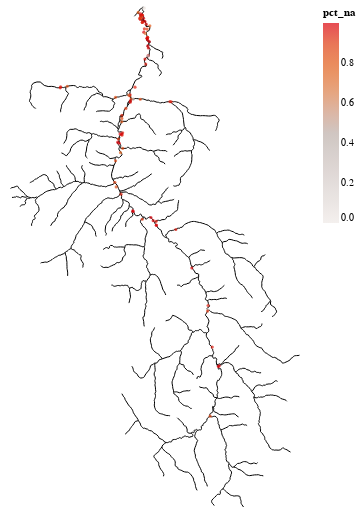

Here is the notebook cell this chart was saved with:
### Code cell
#Color map of missing data
streams_chart = alt.Chart(elwha_streams).mark_geoshape(
    stroke = 'black', fill = 'none'
).project(
    type='mercator'
)

sites_chart = alt.Chart(site_names).mark_circle().encode(
    longitude='LONG:Q',
    latitude='LAT:Q',
    color = alt.Color('pct_na:Q').scale(scheme="lightgreyred"),
    size=alt.value(10),
).transform_lookup(
    lookup='Temp_Alias',
    from_=alt.LookupData(pct_na, 'Site', ["pct_na"])
).project(
    "mercator"
).properties(
    width = 300,
    height= 500
)

alt.layer(streams_chart, sites_chart)

### Figure 1 — Vega-Lite specification as saved in the notebook (floating-point values rounded to 4 significant figures; data arrays with more than 128 entries replaced by an {"elided": "..."} marker saying what was removed)
{"config": {"view": {"continuousWidth": 300, "continuousHeight": 300}}, "layer": [{"data": {"name": "data-ff0229295f6624896aa3c32843283560"}, "mark": {"type": "geoshape", "fill": "none", "stroke": "black"}, "projection": {"type": "mercator"}}, {"data": {"name": "data-a87951fbda3bcdf514fcff873a0d33b4"}, "mark": {"type": "circle"}, "encoding": {"color": {"field": "pct_na", "scale": {"scheme": "lightgreyred"}, "type": "quantitative"}, "latitude": {"field": "LAT", "type": "quantitative"}, "longitude": {"field": "LONG", "type": "quantitative"}, "size": {"value": 10}}, "projection": {"type": "mercator"}, "transform": [{"lookup": "Temp_Alias", "from": {"data": {"name": "data-5a3ea112d58c6cce270000fb4943f9e9"}, "key": "Site", "fields": ["pct_na"]}}]}], "height": 500, "width": 300, "$schema": "https://vega.github.io/schema/vega-lite/v5.8.0.json", "datasets": {"data-ff0229295f6624896aa3c32843283560": {"elided": "291 records"}, "data-a87951fbda3bcdf514fcff873a0d33b4": [{"SITE_NO": 91, "Temp_Alias": "ES01", "FOODWEB_SITE_ID": null, "Monitoring": "X", "LAT": 48.15, "LONG": -123.6, "RKM": 0.0, "ELEVATION": null, "DRAIN_AREA": null, "SECTION": "Estuary", "HABITAT": null, "AUX_BANK": null, "AUX_RKM": null, "NAME": "NDE1", "NOTES": null, "ALT_NAME": null}, {"SITE_NO": 92, "Temp_Alias": "ES02", "FOODWEB_SITE_ID": null, "Monitoring": "X", "LAT": 48.15, "LONG": -123.6, "RKM": 0.0, "ELEVATION": null, "DRAIN_AREA": null, "SECTION": "Estuary", "HABITAT": null, "AUX_BANK": null, "AUX_RKM": null, "NAME": "NDE2", "NOTES": null, "ALT_NAME": null}, {"SITE_NO": 93, "Temp_Alias": "ES03", "FOODWEB_SITE_ID": null, "Monitoring": "X", "LAT": 48.15, "LONG": -123.6, "RKM": 0.0, "ELEVATION": null, "DRAIN_AREA": null, "SECTION": "Estuary", "HABITAT": null, "AUX_BANK": null, "AUX_RKM": null, "NAME": "WESC", "NOTES": null, "ALT_NAME": null}, {"SITE_NO": 90, "Temp_Alias": "MS00", "FOODWEB_SITE_ID": "ELMSEJ", "Monitoring": "X", "LAT": 48.12, "LONG": -123.6, "RKM": 0.0, "ELEVATION": null, "DRAIN_AREA": null, "SECTION": "Lower River", "HABITAT": "MS", "AUX_BANK": null, "AUX_RKM": null, "NAME": "MS @ ELJ", "NOTES": null, "ALT_NAME": null}, {"SITE_NO": 81, "Temp_Alias": "MS01", "FOODWEB_SITE_ID": "ELMSNM", "Monitoring": "X", "LAT": 48.14, "LONG": -123.6, "RKM": 0.48, "ELEVATION": 1.24, "DRAIN_AREA": 835.2, "SECTION": "Lower River", "HABITAT": "MS", "AUX_BANK": null, "AUX_RKM": null, "NAME": "Mouth", "NOTES": "Daily only", "ALT_NAME": "End of Lower Hatchery Road"}, {"SITE_NO": 62, "Temp_Alias": "FP01", "FOODWEB_SITE_ID": "ELSC08", "Monitoring": "X", "LAT": 48.14, "LONG": -123.6, "RKM": 0.5, "ELEVATION": 1.24, "DRAIN_AREA": 835.2, "SECTION": "Lower River", "HABITAT": "SC", "AUX_BANK": "Right", "AUX_RKM": 0.1, "NAME": "SC 8", "NOTES": null, "ALT_NAME": null}, {"SITE_NO": 27, "Temp_Alias": "MS02", "FOODWEB_SITE_ID": "ELMSNM", "Monitoring": null, "LAT": 48.14, "LONG": -123.6, "RKM": 0.6, "ELEVATION": 1.24, "DRAIN_AREA": 835.2, "SECTION": "Lower River", "HABITAT": "MS", "AUX_BANK": null, "AUX_RKM": null, "NAME": "Habitat unit 61", "NOTES": null, "ALT_NAME": null}, {"SITE_NO": 59, "Temp_Alias": "FP02", "FOODWEB_SITE_ID": "ELSC07", "Monitoring": null, "LAT": 48.14, "LONG": -123.6, "RKM": 0.6, "ELEVATION": 0.25, "DRAIN_AREA": 835.2, "SECTION": "Lower River", "HABITAT": "SC", "AUX_BANK": null, "AUX_RKM": null, "NAME": "SC 7", "NOTES": null, "ALT_NAME": "ELSC6, ELSC8"}, {"SITE_NO": 60, "Temp_Alias": "FP03", "FOODWEB_SITE_ID": "ELSC07", "Monitoring": null, "LAT": 48.14, "LONG": -123.6, "RKM": 0.8, "ELEVATION": 1.24, "DRAIN_AREA": 835.2, "SECTION": "Lower River", "HABITAT": "SC", "AUX_BANK": "Right", "AUX_RKM": 0.1, "NAME": "SC 7 Bottom", "NOTES": null, "ALT_NAME": null}, {"SITE_NO": 63, "Temp_Alias": "FP04", "FOODWEB_SITE_ID": "ELSC08", "Monitoring": null, "LAT": 48.14, "LONG": -123.6, "RKM": 0.8, "ELEVATION": 1.24, "DRAIN_AREA": 835.2, "SECTION": "Lower River", "HABITAT": "SC", "AUX_BANK": null, "AUX_RKM": null, "NAME": "SC 8 Bottom", "NOTES": null, "ALT_NAME": null}, {"SITE_NO": 16, "Temp_Alias": "MS03", "FOODWEB_SITE_ID": "ELMSNM", "Monitoring": null, "LAT": 48.14, "LONG": -123.6, "RKM": 1.0, "ELEVATION": 1.24, "DRAIN_AREA": 835.2, "SECTION": "Lower River", "HABITAT": "MS", "AUX_BANK": null, "AUX_RKM": null, "NAME": "Channel below Jetty", "NOTES": null, "ALT_NAME": null}, {"SITE_NO": 13, "Temp_Alias": "FP05", "FOODWEB_SITE_ID": "ELSCBC", "Monitoring": null, "LAT": 48.14, "LONG": -123.6, "RKM": 1.2, "ELEVATION": 0.25, "DRAIN_AREA": 835.2, "SECTION": "Lower River", "HABITAT": "SC", "AUX_BANK": null, "AUX_RKM": null, "NAME": "Boston Charlie", "NOTES": null, "ALT_NAME": null}, {"SITE_NO": 57, "Temp_Alias": "FP06", "FOODWEB_SITE_ID": "ELSC06", "Monitoring": null, "LAT": 48.14, "LONG": -123.6, "RKM": 1.2, "ELEVATION": 0.25, "DRAIN_AREA": 835.2, "SECTION": "Lower River", "HABITAT": "SC", "AUX_BANK": null, "AUX_RKM": null, "NAME": "SC 6 Bottom", "NOTES": null, "ALT_NAME": null}, {"SITE_NO": 12, "Temp_Alias": "MS04", "FOODWEB_SITE_ID": "ELMSNM", "Monitoring": null, "LAT": 48.14, "LONG": -123.6, "RKM": 1.28, "ELEVATION": 0.25, "DRAIN_AREA": 835.2, "SECTION": "Lower River", "HABITAT": "MS", "AUX_BANK": null, "AUX_RKM": null, "NAME": "Bluffs", "NOTES": null, "ALT_NAME": "Top of Bluffs"}, {"SITE_NO": 64, "Temp_Alias": "FP07", "FOODWEB_SITE_ID": "ELSC08", "Monitoring": null, "LAT": 48.14, "LONG": -123.6, "RKM": 1.3, "ELEVATION": 0.25, "DRAIN_AREA": 835.2, "SECTION": "Lower River", "HABITAT": "SC", "AUX_BANK": "Right", "AUX_RKM": 0.4, "NAME": "SC 8 Top", "NOTES": null, "ALT_NAME": null}, {"SITE_NO": 55, "Temp_Alias": "FP08", "FOODWEB_SITE_ID": "ELSCBC", "Monitoring": null, "LAT": 48.14, "LONG": -123.6, "RKM": 1.4, "ELEVATION": 0.25, "DRAIN_AREA": 835.2, "SECTION": "Lower River", "HABITAT": "SC", "AUX_BANK": "Left", "AUX_RKM": 0.0, "NAME": "SC 4 Bottom", "NOTES": null, "ALT_NAME": null}, {"SITE_NO": 6, "Temp_Alias": "MS05", "FOODWEB_SITE_ID": null, "Monitoring": null, "LAT": 48.13, "LONG": -123.6, "RKM": 1.6, "ELEVATION": -0.24, "DRAIN_AREA": 830.4, "SECTION": "Lower River", "HABITAT": "MS", "AUX_BANK": null, "AUX_RKM": null, "NAME": "Bachelors Meander", "NOTES": null, "ALT_NAME": null}, {"SITE_NO": 10, "Temp_Alias": "MS06", "FOODWEB_SITE_ID": null, "Monitoring": null, "LAT": 48.14, "LONG": -123.6, "RKM": 1.6, "ELEVATION": 0.25, "DRAIN_AREA": 835.2, "SECTION": "Lower River", "HABITAT": "MS", "AUX_BANK": null, "AUX_RKM": null, "NAME": "Below LEKT Hatchery Infiltration Gallery", "NOTES": null, "ALT_NAME": null}, {"SITE_NO": 26, "Temp_Alias": "MS07", "FOODWEB_SITE_ID": null, "Monitoring": null, "LAT": 48.13, "LONG": -123.6, "RKM": 1.6, "ELEVATION": -0.24, "DRAIN_AREA": 830.4, "SECTION": "Lower River", "HABITAT": "MS", "AUX_BANK": null, "AUX_RKM": null, "NAME": "Habitat unit 46", "NOTES": null, "ALT_NAME": null}, {"SITE_NO": 32, "Temp_Alias": "FP09", "FOODWEB_SITE_ID": "ELSCEC", "Monitoring": null, "LAT": 48.14, "LONG": -123.6, "RKM": 1.76, "ELEVATION": 0.25, "DRAIN_AREA": 835.2, "SECTION": "Lower River", "HABITAT": "SC", "AUX_BANK": null, "AUX_RKM": null, "NAME": "Hunt Road Channel", "NOTES": null, "ALT_NAME": "Electricians channel"}, {"SITE_NO": 44, "Temp_Alias": "MS08", "FOODWEB_SITE_ID": null, "Monitoring": null, "LAT": 48.14, "LONG": -123.6, "RKM": 1.76, "ELEVATION": 0.25, "DRAIN_AREA": 835.2, "SECTION": "Lower River", "HABITAT": "MS", "AUX_BANK": null, "AUX_RKM": null, "NAME": "Lower Hunts Rd", "NOTES": null, "ALT_NAME": null}, {"SITE_NO": 58, "Temp_Alias": "FP10", "FOODWEB_SITE_ID": "ELSC06", "Monitoring": null, "LAT": 48.14, "LONG": -123.6, "RKM": 2.08, "ELEVATION": 0.25, "DRAIN_AREA": 835.2, "SECTION": "Lower River", "HABITAT": "SC", "AUX_BANK": "Right", "AUX_RKM": 0.3, "NAME": "SC 6 Top", "NOTES": null, "ALT_NAME": "SC6Top"}, {"SITE_NO": 56, "Temp_Alias": "FP11", "FOODWEB_SITE_ID": "ELSC05", "Monitoring": null, "LAT": 48.13, "LONG": -123.6, "RKM": 2.5, "ELEVATION": 2.31, "DRAIN_AREA": 830.4, "SECTION": "Lower River", "HABITAT": "SC", "AUX_BANK": "Right", "AUX_RKM": 0.1, "NAME": "SC 5", "NOTES": null, "ALT_NAME": null}, {"SITE_NO": 68, "Temp_Alias": "MS09", "FOODWEB_SITE_ID": "ELMSHR", "Monitoring": "X", "LAT": 48.13, "LONG": -123.6, "RKM": 2.5, "ELEVATION": -0.24, "DRAIN_AREA": 830.4, "SECTION": "Lower River", "HABITAT": "MS", "AUX_BANK": null, "AUX_RKM": null, "NAME": "Upper Hunts Road", "NOTES": null, "ALT_NAME": "Upper Hunt's Road"}, {"SITE_NO": 3, "Temp_Alias": "MS10", "FOODWEB_SITE_ID": "EMMSEJ", "Monitoring": null, "LAT": 48.13, "LONG": -123.6, "RKM": 3.0, "ELEVATION": 2.31, "DRAIN_AREA": 830.4, "SECTION": "Lower River", "HABITAT": "MS", "AUX_BANK": null, "AUX_RKM": null, "NAME": "Above old mainstem & Hunts Rd", "NOTES": null, "ALT_NAME": null}, {"SITE_NO": 66, "Temp_Alias": "MS11", "FOODWEB_SITE_ID": "EMMSEJ", "Monitoring": null, "LAT": 48.13, "LONG": -123.6, "RKM": 3.2, "ELEVATION": 2.31, "DRAIN_AREA": 830.4, "SECTION": "Lower River", "HABITAT": "MS", "AUX_BANK": null, "AUX_RKM": null, "NAME": "Spruce Hole", "NOTES": null, "ALT_NAME": "Habitat unit 28"}, {"SITE_NO": 17, "Temp_Alias": "FP12", "FOODWEB_SITE_ID": "ELSC01", "Monitoring": null, "LAT": 48.12, "LONG": -123.6, "RKM": 3.84, "ELEVATION": 10.28, "DRAIN_AREA": 826.9, "SECTION": "Lower River", "HABITAT": "SC", "AUX_BANK": "Left", "AUX_RKM": 0.0, "NAME": "SC1 Bottom", "NOTES": null, "ALT_NAME": null}, {"SITE_NO": 25, "Temp_Alias": "MS12", "FOODWEB_SITE_ID": "EMMSFH", "Monitoring": null, "LAT": 48.12, "LONG": -123.6, "RKM": 3.9, "ELEVATION": 10.28, "DRAIN_AREA": 826.9, "SECTION": "Lower River", "HABITAT": "MS", "AUX_BANK": null, "AUX_RKM": null, "NAME": "Habitat unit 13", "NOTES": null, "ALT_NAME": null}, {"SITE_NO": 50, "Temp_Alias": "FP13", "FOODWEB_SITE_ID": "ELSC01", "Monitoring": null, "LAT": 48.12, "LONG": -123.6, "RKM": 4.0, "ELEVATION": 10.28, "DRAIN_AREA": 826.9, "SECTION": "Lower River", "HABITAT": "SC", "AUX_BANK": null, "AUX_RKM": null, "NAME": "SC 1", "NOTES": null, "ALT_NAME": null}, {"SITE_NO": 54, "Temp_Alias": "FP14", "FOODWEB_SITE_ID": "ELSC03", "Monitoring": "X", "LAT": 48.12, "LONG": -123.6, "RKM": 4.0, "ELEVATION": 10.28, "DRAIN_AREA": 826.9, "SECTION": "Lower River", "HABITAT": "SC", "AUX_BANK": null, "AUX_RKM": null, "NAME": "SC 3", "NOTES": null, "ALT_NAME": null}, {"SITE_NO": 65, "Temp_Alias": "MS13", "FOODWEB_SITE_ID": "EMMSFH", "Monitoring": null, "LAT": 48.12, "LONG": -123.6, "RKM": 4.32, "ELEVATION": 10.28, "DRAIN_AREA": 826.9, "SECTION": "Lower River", "HABITAT": "MS", "AUX_BANK": null, "AUX_RKM": null, "NAME": "Sissons", "NOTES": null, "ALT_NAME": null}, {"SITE_NO": 11, "Temp_Alias": "MS14", "FOODWEB_SITE_ID": "EMMSFH", "Monitoring": null, "LAT": 48.12, "LONG": -123.6, "RKM": 4.5, "ELEVATION": 10.28, "DRAIN_AREA": 826.9, "SECTION": "Lower River", "HABITAT": "MS", "AUX_BANK": null, "AUX_RKM": null, "NAME": "Below WDFW Hatchery Outfall", "NOTES": null, "ALT_NAME": null}, {"SITE_NO": 8, "Temp_Alias": "MS15", "FOODWEB_SITE_ID": "EMMSFW", "Monitoring": null, "LAT": 48.11, "LONG": -123.6, "RKM": 5.0, "ELEVATION": 17.89, "DRAIN_AREA": 823.8, "SECTION": "Lower River", "HABITAT": "MS", "AUX_BANK": null, "AUX_RKM": null, "NAME": "Below Elwha River Road Bridge", "NOTES": null, "ALT_NAME": null}, {"SITE_NO": 4, "Temp_Alias": "MS16", "FOODWEB_SITE_ID": "EMMSFW", "Monitoring": null, "LAT": 48.11, "LONG": -123.6, "RKM": 5.12, "ELEVATION": 17.89, "DRAIN_AREA": 823.8, "SECTION": "Lower River", "HABITAT": "MS", "AUX_BANK": null, "AUX_RKM": null, "NAME": "Above water diversion", "NOTES": null, "ALT_NAME": "Diversion, Above Industrial Water Diversion"}, {"SITE_NO": 61, "Temp_Alias": "FP15", "FOODWEB_SITE_ID": "ELSC71", "Monitoring": "X", "LAT": 48.1, "LONG": -123.6, "RKM": 5.9, "ELEVATION": 22.02, "DRAIN_AREA": 823.8, "SECTION": "Lower River", "HABITAT": "SC", "AUX_BANK": "Left", "AUX_RKM": 0.1, "NAME": "SC 71", "NOTES": null, "ALT_NAME": null}, {"SITE_NO": 87, "Temp_Alias": "MS16-5", "FOODWEB_SITE_ID": "ELMSFW", "Monitoring": null, "LAT": 48.1, "LONG": -123.6, "RKM": 6.0, "ELEVATION": 24.99, "DRAIN_AREA": 818.6, "SECTION": "Lower River", "HABITAT": "MS", "AUX_BANK": null, "AUX_RKM": null, "NAME": "Elwha at Fish Weir", "NOTES": null, "ALT_NAME": null}, {"SITE_NO": 1, "Temp_Alias": "MS17", "FOODWEB_SITE_ID": null, "Monitoring": null, "LAT": 48.1, "LONG": -123.6, "RKM": 6.7, "ELEVATION": 26.59, "DRAIN_AREA": 818.6, "SECTION": "Lower River", "HABITAT": "MS", "AUX_BANK": null, "AUX_RKM": null, "NAME": "112 Bridge", "NOTES": null, "ALT_NAME": null}, {"SITE_NO": 7, "Temp_Alias": "MS18", "FOODWEB_SITE_ID": null, "Monitoring": null, "LAT": 48.1, "LONG": -123.6, "RKM": 8.0, "ELEVATION": 26.59, "DRAIN_AREA": 818.6, "SECTION": "Lower River", "HABITAT": "MS", "AUX_BANK": null, "AUX_RKM": null, "NAME": "Below Elwha Dam", "NOTES": null, "ALT_NAME": null}, {"SITE_NO": 21, "Temp_Alias": "MS19", "FOODWEB_SITE_ID": "EMMSLA1", "Monitoring": null, "LAT": 48.07, "LONG": -123.6, "RKM": 8.0, "ELEVATION": 65.98, "DRAIN_AREA": 757.2, "SECTION": "Lower River", "HABITAT": "MS", "AUX_BANK": null, "AUX_RKM": null, "NAME": "Aldwell 2", "NOTES": null, "ALT_NAME": "Former Aldwell reservoir"}, {"SITE_NO": 38, "Temp_Alias": "FP16", "FOODWEB_SITE_ID": "EMMSLA2", "Monitoring": "X", "LAT": 48.07, "LONG": -123.6, "RKM": 10.3, "ELEVATION": 62.64, "DRAIN_AREA": 816.6, "SECTION": "Middle River", "HABITAT": "SC", "AUX_BANK": "Right", "AUX_RKM": 0.1, "NAME": "Lake Aldwell - east side", "NOTES": null, "ALT_NAME": null}, {"SITE_NO": 34, "Temp_Alias": "IC12", "FOODWEB_SITE_ID": "EMTRIC12", "Monitoring": null, "LAT": 48.07, "LONG": -123.7, "RKM": 11.0, "ELEVATION": 161.8, "DRAIN_AREA": 22.93, "SECTION": "Middle River", "HABITAT": "TR", "AUX_BANK": null, "AUX_RKM": 8.8, "NAME": "Indian Creek 12", "NOTES": null, "ALT_NAME": null}, {"SITE_NO": 35, "Temp_Alias": "IC19", "FOODWEB_SITE_ID": "EMTRIC19", "Monitoring": "X", "LAT": 48.06, "LONG": -123.6, "RKM": 11.0, "ELEVATION": 90.87, "DRAIN_AREA": 49.66, "SECTION": "Middle River", "HABITAT": "TR", "AUX_BANK": "Left", "AUX_RKM": 1.9, "NAME": "Indian Creek 19", "NOTES": null, "ALT_NAME": "Indian Creek Middle"}, {"SITE_NO": 36, "Temp_Alias": "IC02", "FOODWEB_SITE_ID": "EMTRIC1", "Monitoring": null, "LAT": 48.07, "LONG": -123.6, "RKM": 11.0, "ELEVATION": 67.1, "DRAIN_AREA": 52.08, "SECTION": "Middle River", "HABITAT": "TR", "AUX_BANK": "Left", "AUX_RKM": 0.3, "NAME": "Indian Creek 2", "NOTES": null, "ALT_NAME": "IndianLower, IC_DOE"}, {"SITE_NO": 37, "Temp_Alias": "IC09", "FOODWEB_SITE_ID": "EMTRICBP", "Monitoring": "X", "LAT": 48.08, "LONG": -123.7, "RKM": 11.0, "ELEVATION": 135.8, "DRAIN_AREA": 40.64, "SECTION": "Middle River", "HABITAT": "TR", "AUX_BANK": "Left", "AUX_RKM": 7.9, "NAME": "Indian Creek 9", "NOTES": null, "ALT_NAME": "IndianUpper"}, {"SITE_NO": 85, "Temp_Alias": "IC01", "FOODWEB_SITE_ID": "EMTRIC1", "Monitoring": "X", "LAT": 48.07, "LONG": -123.6, "RKM": 11.0, "ELEVATION": 67.1, "DRAIN_AREA": 52.08, "SECTION": "Middle River", "HABITAT": "TR", "AUX_BANK": null, "AUX_RKM": 0.25, "NAME": "Indian Creek 1", "NOTES": null, "ALT_NAME": "IC1"}, {"SITE_NO": 86, "Temp_Alias": "IC11", "FOODWEB_SITE_ID": "EMTRIC11", "Monitoring": null, "LAT": 48.07, "LONG": -123.7, "RKM": 11.0, "ELEVATION": 161.8, "DRAIN_AREA": 22.93, "SECTION": "Middle River", "HABITAT": "TR", "AUX_BANK": "Left", "AUX_RKM": 8.5, "NAME": "Indian Creek 11", "NOTES": null, "ALT_NAME": null}, {"SITE_NO": 2, "Temp_Alias": "MS20", "FOODWEB_SITE_ID": "EMMSHW", "Monitoring": null, "LAT": 48.06, "LONG": -123.6, "RKM": 11.04, "ELEVATION": 65.96, "DRAIN_AREA": 757.0, "SECTION": "Middle River", "HABITAT": "MS", "AUX_BANK": null, "AUX_RKM": null, "NAME": "Above confluence with Little River", "NOTES": null, "ALT_NAME": null}, {"SITE_NO": 39, "Temp_Alias": "LR11", "FOODWEB_SITE_ID": "EMTRLR11", "Monitoring": null, "LAT": 48.06, "LONG": -123.6, "RKM": 12.0, "ELEVATION": 83.28, "DRAIN_AREA": 59.61, "SECTION": "Middle River", "HABITAT": "TR", "AUX_BANK": "Right", "AUX_RKM": 1.1, "NAME": "Little River 11", "NOTES": null, "ALT_NAME": "Little River Middle"}, {"SITE_NO": 40, "Temp_Alias": "LR14", "FOODWEB_SITE_ID": "EMTRLR14", "Monitoring": null, "LAT": 48.06, "LONG": -123.5, "RKM": 12.0, "ELEVATION": 184.8, "DRAIN_AREA": 59.61, "SECTION": "Middle River", "HABITAT": "TR", "AUX_BANK": "Right", "AUX_RKM": 1.4, "NAME": "Little River 14", "NOTES": null, "ALT_NAME": null}, {"SITE_NO": 41, "Temp_Alias": "LR02", "FOODWEB_SITE_ID": "EMTRLLR", "Monitoring": "X", "LAT": 48.06, "LONG": -123.6, "RKM": 12.0, "ELEVATION": 184.8, "DRAIN_AREA": 59.61, "SECTION": "Middle River", "HABITAT": "TR", "AUX_BANK": null, "AUX_RKM": 0.2, "NAME": "Little River 2", "NOTES": null, "ALT_NAME": "LR_DOE"}, {"SITE_NO": 42, "Temp_Alias": "LR22", "FOODWEB_SITE_ID": "EMTRLR14", "Monitoring": null, "LAT": 48.06, "LONG": -123.5, "RKM": 12.0, "ELEVATION": 184.8, "DRAIN_AREA": 59.61, "SECTION": "Middle River", "HABITAT": "TR", "AUX_BANK": "Right", "AUX_RKM": 2.2, "NAME": "Little River 22", "NOTES": "Looks to be almost the same site as Little River 14?", "ALT_NAME": null}, {"SITE_NO": 82, "Temp_Alias": "FP17", "FOODWEB_SITE_ID": "EMSC26", "Monitoring": null, "LAT": 48.06, "LONG": -123.6, "RKM": 12.3, "ELEVATION": 68.13, "DRAIN_AREA": 695.7, "SECTION": "Middle River", "HABITAT": "SC", "AUX_BANK": null, "AUX_RKM": null, "NAME": "SC 26", "NOTES": "Some daily only", "ALT_NAME": null}, {"SITE_NO": 49, "Temp_Alias": "FP18", "FOODWEB_SITE_ID": "EMSC26", "Monitoring": null, "LAT": 48.06, "LONG": -123.6, "RKM": 12.5, "ELEVATION": 68.13, "DRAIN_AREA": 695.7, "SECTION": "Middle River", "HABITAT": "SC", "AUX_BANK": "Right", "AUX_RKM": 0.0, "NAME": "Pedersons", "NOTES": null, "ALT_NAME": null}, {"SITE_NO": 84, "Temp_Alias": "FP19", "FOODWEB_SITE_ID": "EMSC29", "Monitoring": null, "LAT": 48.06, "LONG": -123.6, "RKM": 12.8, "ELEVATION": 68.13, "DRAIN_AREA": 695.7, "SECTION": "Middle River", "HABITAT": "SC", "AUX_BANK": "Right", "AUX_RKM": 0.4, "NAME": "SC 29", "NOTES": "Daily only", "ALT_NAME": null}, {"SITE_NO": 83, "Temp_Alias": "FP20", "FOODWEB_SITE_ID": "EMSC27", "Monitoring": null, "LAT": 48.06, "LONG": -123.6, "RKM": 12.9, "ELEVATION": 68.13, "DRAIN_AREA": 695.7, "SECTION": "Middle River", "HABITAT": "SC", "AUX_BANK": null, "AUX_RKM": null, "NAME": "SC 27", "NOTES": "Daily only", "ALT_NAME": null}, {"SITE_NO": 74, "Temp_Alias": "MS21", "FOODWEB_SITE_ID": null, "Monitoring": null, "LAT": 48.05, "LONG": -123.6, "RKM": 13.0, "ELEVATION": 71.36, "DRAIN_AREA": 695.5, "SECTION": "Middle River", "HABITAT": "MS", "AUX_BANK": null, "AUX_RKM": null, "NAME": "Elwha USGS Gage", "NOTES": null, "ALT_NAME": "Upper Gage"}, {"SITE_NO": 53, "Temp_Alias": "FP21", "FOODWEB_SITE_ID": "EMSC17", "Monitoring": "X", "LAT": 48.05, "LONG": -123.6, "RKM": 14.4, "ELEVATION": 75.21, "DRAIN_AREA": 692.3, "SECTION": "Middle River", "HABITAT": "SC", "AUX_BANK": null, "AUX_RKM": null, "NAME": "SC 17g", "NOTES": null, "ALT_NAME": "Brannon SC"}, {"SITE_NO": 45, "Temp_Alias": "MA01", "FOODWEB_SITE_ID": "EMTRMC", "Monitoring": "X", "LAT": 48.04, "LONG": -123.6, "RKM": 14.5, "ELEVATION": 85.24, "DRAIN_AREA": 6.24, "SECTION": "Middle River", "HABITAT": "TR", "AUX_BANK": null, "AUX_RKM": null, "NAME": "Madison Creek", "NOTES": null, "ALT_NAME": null}, {"SITE_NO": 48, "Temp_Alias": "MS22", "FOODWEB_SITE_ID": "EMMSMC", "Monitoring": "X", "LAT": 48.04, "LONG": -123.6, "RKM": 15.36, "ELEVATION": 79.32, "DRAIN_AREA": 685.6, "SECTION": "Middle River", "HABITAT": "MS", "AUX_BANK": null, "AUX_RKM": null, "NAME": "ONP Boundary", "NOTES": null, "ALT_NAME": "EMMSPB, EMMSTF"}, {"SITE_NO": 15, "Temp_Alias": "MS23", "FOODWEB_SITE_ID": "EMMSCG", "Monitoring": null, "LAT": 48.03, "LONG": -123.6, "RKM": 16.8, "ELEVATION": 94.13, "DRAIN_AREA": 681.9, "SECTION": "Middle River", "HABITAT": "MS", "AUX_BANK": null, "AUX_RKM": null, "NAME": "Boulder Garden", "NOTES": null, "ALT_NAME": "Fishermans Bend"}, {"SITE_NO": 52, "Temp_Alias": "FP22", "FOODWEB_SITE_ID": "EMSC15", "Monitoring": "X", "LAT": 48.03, "LONG": -123.6, "RKM": 17.1, "ELEVATION": 94.13, "DRAIN_AREA": 681.9, "SECTION": "Middle River", "HABITAT": "SC", "AUX_BANK": null, "AUX_RKM": null, "NAME": "SC 16", "NOTES": null, "ALT_NAME": "SC15, EMSC15"}, {"SITE_NO": 20, "Temp_Alias": "MS24", "FOODWEB_SITE_ID": "EMMSCG", "Monitoring": null, "LAT": 48.03, "LONG": -123.6, "RKM": 17.2, "ELEVATION": 94.13, "DRAIN_AREA": 681.9, "SECTION": "Middle River", "HABITAT": "MS", "AUX_BANK": null, "AUX_RKM": null, "NAME": "Elwha campground", "NOTES": null, "ALT_NAME": null}, {"SITE_NO": 30, "Temp_Alias": "FP23", "FOODWEB_SITE_ID": null, "Monitoring": null, "LAT": 48.03, "LONG": -123.6, "RKM": 17.2, "ELEVATION": 94.13, "DRAIN_AREA": 681.9, "SECTION": "Middle River", "HABITAT": "SC", "AUX_BANK": "Left", "AUX_RKM": 0.1, "NAME": "Hughes Creek SC", "NOTES": null, "ALT_NAME": "Confluence with SC 16"}, {"SITE_NO": 29, "Temp_Alias": "HU01", "FOODWEB_SITE_ID": "EMTRHC", "Monitoring": "X", "LAT": 48.02, "LONG": -123.6, "RKM": 17.7, "ELEVATION": 166.0, "DRAIN_AREA": 21.17, "SECTION": "Middle River", "HABITAT": "TR", "AUX_BANK": "Left", "AUX_RKM": 0.5, "NAME": "Hughes Creek", "NOTES": null, "ALT_NAME": null}, {"SITE_NO": 51, "Temp_Alias": "FP24", "FOODWEB_SITE_ID": "EMSC10a", "Monitoring": null, "LAT": 48.02, "LONG": -123.6, "RKM": 18.1, "ELEVATION": 101.4, "DRAIN_AREA": 642.7, "SECTION": "Middle River", "HABITAT": "SC", "AUX_BANK": null, "AUX_RKM": null, "NAME": "SC 10a", "NOTES": null, "ALT_NAME": null}, {"SITE_NO": 47, "Temp_Alias": "FP25", "FOODWEB_SITE_ID": "EMSC10a", "Monitoring": null, "LAT": 48.02, "LONG": -123.6, "RKM": 18.6, "ELEVATION": 101.4, "DRAIN_AREA": 642.7, "SECTION": "Middle River", "HABITAT": "SC", "AUX_BANK": "Left", "AUX_RKM": 0.0, "NAME": "Old mainstem - DS of Griff Creek", "NOTES": null, "ALT_NAME": null}, {"SITE_NO": 77, "Temp_Alias": "GR01", "FOODWEB_SITE_ID": "EMTRGC", "Monitoring": "X", "LAT": 48.02, "LONG": -123.6, "RKM": 18.7, "ELEVATION": 102.3, "DRAIN_AREA": 14.51, "SECTION": "Middle River", "HABITAT": "TR", "AUX_BANK": null, "AUX_RKM": null, "NAME": "Griff Creek", "NOTES": null, "ALT_NAME": null}, {"SITE_NO": 72, "Temp_Alias": "BO01", "FOODWEB_SITE_ID": "EUTRBC", "Monitoring": "X", "LAT": 47.98, "LONG": -123.6, "RKM": 23.3, "ELEVATION": 176.4, "DRAIN_AREA": 54.39, "SECTION": "Upper River", "HABITAT": "TR", "AUX_BANK": "Left", "AUX_RKM": 0.1, "NAME": "Boulder Creek", "NOTES": null, "ALT_NAME": null}, {"SITE_NO": 73, "Temp_Alias": "MS25", "FOODWEB_SITE_ID": "EUMSBC", "Monitoring": "X", "LAT": 47.98, "LONG": -123.6, "RKM": 23.3, "ELEVATION": 176.4, "DRAIN_AREA": 571.4, "SECTION": "Upper River", "HABITAT": "MS", "AUX_BANK": null, "AUX_RKM": null, "NAME": "Elwha Above Boulder", "NOTES": null, "ALT_NAME": "EUMSWB"}, {"SITE_NO": 5, "Temp_Alias": "MS26", "FOODWEB_SITE_ID": "EMMSAL", "Monitoring": "X", "LAT": 48.01, "LONG": -123.6, "RKM": 19.84, "ELEVATION": 117.5, "DRAIN_AREA": 642.4, "SECTION": "Middle River", "HABITAT": "MS", "AUX_BANK": null, "AUX_RKM": null, "NAME": "Altaire", "NOTES": null, "ALT_NAME": "Altaire Campground"}, {"SITE_NO": 9, "Temp_Alias": "MS27", "FOODWEB_SITE_ID": null, "Monitoring": null, "LAT": 48.0, "LONG": -123.6, "RKM": 21.6, "ELEVATION": 122.5, "DRAIN_AREA": 636.3, "SECTION": "Middle River", "HABITAT": "MS", "AUX_BANK": null, "AUX_RKM": null, "NAME": "Below Glines Canyon Dam", "NOTES": null, "ALT_NAME": null}, {"SITE_NO": 71, "Temp_Alias": "MS28", "FOODWEB_SITE_ID": "EUMS01", "Monitoring": "X", "LAT": 47.97, "LONG": -123.6, "RKM": 25.0, "ELEVATION": 176.0, "DRAIN_AREA": 513.5, "SECTION": "Upper River", "HABITAT": "MS", "AUX_BANK": null, "AUX_RKM": null, "NAME": "Geyser", "NOTES": null, "ALT_NAME": "Upstream of Mills reservoir, Rica canyon"}, {"SITE_NO": 14, "Temp_Alias": "MS29", "FOODWEB_SITE_ID": "EUMSKB", "Monitoring": null, "LAT": 47.96, "LONG": -123.6, "RKM": 26.0, "ELEVATION": 205.2, "DRAIN_AREA": 501.7, "SECTION": "Upper River", "HABITAT": "MS", "AUX_BANK": null, "AUX_RKM": null, "NAME": "Bottom of Geyser Valley (Entrance to Rica)", "NOTES": null, "ALT_NAME": null}, {"SITE_NO": 31, "Temp_Alias": "MS30", "FOODWEB_SITE_ID": null, "Monitoring": null, "LAT": 47.95, "LONG": -123.5, "RKM": 27.0, "ELEVATION": 240.4, "DRAIN_AREA": 433.1, "SECTION": "Upper River", "HABITAT": "MS", "AUX_BANK": null, "AUX_RKM": null, "NAME": "Humes Ranch", "NOTES": null, "ALT_NAME": null}, {"SITE_NO": 22, "Temp_Alias": "FP26", "FOODWEB_SITE_ID": "EUSC07", "Monitoring": null, "LAT": 47.95, "LONG": -123.5, "RKM": 27.5, "ELEVATION": 240.4, "DRAIN_AREA": 433.1, "SECTION": "Upper River", "HABITAT": "SC", "AUX_BANK": "Right", "AUX_RKM": 0.6, "NAME": "Geyser Valley Groundwater Channel", "NOTES": null, "ALT_NAME": null}, {"SITE_NO": 23, "Temp_Alias": "MS31", "FOODWEB_SITE_ID": "EUMSKB", "Monitoring": null, "LAT": 47.96, "LONG": -123.6, "RKM": 27.5, "ELEVATION": 205.2, "DRAIN_AREA": 501.7, "SECTION": "Upper River", "HABITAT": "MS", "AUX_BANK": null, "AUX_RKM": null, "NAME": "Goblins Gate", "NOTES": null, "ALT_NAME": null}, {"SITE_NO": 43, "Temp_Alias": "LO01", "FOODWEB_SITE_ID": "EUTR02", "Monitoring": "X", "LAT": 47.95, "LONG": -123.6, "RKM": 28.0, "ELEVATION": 229.7, "DRAIN_AREA": 66.85, "SECTION": "Upper River", "HABITAT": "TR", "AUX_BANK": null, "AUX_RKM": null, "NAME": "Long Creek", "NOTES": null, "ALT_NAME": null}, {"SITE_NO": 18, "Temp_Alias": "MS32", "FOODWEB_SITE_ID": null, "Monitoring": null, "LAT": 47.94, "LONG": -123.5, "RKM": 29.0, "ELEVATION": 272.7, "DRAIN_AREA": 424.8, "SECTION": "Upper River", "HABITAT": "MS", "AUX_BANK": null, "AUX_RKM": null, "NAME": "Dodger Point", "NOTES": null, "ALT_NAME": null}, {"SITE_NO": 67, "Temp_Alias": "MS33", "FOODWEB_SITE_ID": null, "Monitoring": null, "LAT": 47.94, "LONG": -123.5, "RKM": 29.0, "ELEVATION": 272.7, "DRAIN_AREA": 424.8, "SECTION": "Upper River", "HABITAT": "MS", "AUX_BANK": null, "AUX_RKM": null, "NAME": "Top of Geyser Valley (below Dodger Pt.)", "NOTES": null, "ALT_NAME": null}, {"SITE_NO": 76, "Temp_Alias": "LL01", "FOODWEB_SITE_ID": null, "Monitoring": null, "LAT": 47.94, "LONG": -123.5, "RKM": 30.0, "ELEVATION": 369.0, "DRAIN_AREA": 64.73, "SECTION": "Upper River", "HABITAT": "TR", "AUX_BANK": "Right", "AUX_RKM": 1.7, "NAME": "Lillian River", "NOTES": null, "ALT_NAME": null}, {"SITE_NO": 33, "Temp_Alias": "ID01", "FOODWEB_SITE_ID": null, "Monitoring": null, "LAT": 47.95, "LONG": -123.5, "RKM": 31.0, "ELEVATION": 319.1, "DRAIN_AREA": 5.75, "SECTION": "Upper River", "HABITAT": "TR", "AUX_BANK": "Right", "AUX_RKM": 0.0, "NAME": "Idaho Creek", "NOTES": null, "ALT_NAME": null}, {"SITE_NO": 19, "Temp_Alias": "MS34", "FOODWEB_SITE_ID": "EUMS03a", "Monitoring": null, "LAT": 47.87, "LONG": -123.5, "RKM": 35.0, "ELEVATION": 437.7, "DRAIN_AREA": 316.1, "SECTION": "Upper River", "HABITAT": "MS", "AUX_BANK": null, "AUX_RKM": null, "NAME": "Elkhorn", "NOTES": null, "ALT_NAME": "Elwha_Below_Lost_River"}, {"SITE_NO": 78, "Temp_Alias": "FP27", "FOODWEB_SITE_ID": null, "Monitoring": null, "LAT": 47.87, "LONG": -123.5, "RKM": 35.0, "ELEVATION": 437.7, "DRAIN_AREA": 316.1, "SECTION": "Upper River", "HABITAT": "SC", "AUX_BANK": "Right", "AUX_RKM": 0.1, "NAME": "Elkhorn Floodplain", "NOTES": null, "ALT_NAME": null}, {"SITE_NO": 46, "Temp_Alias": "MS35", "FOODWEB_SITE_ID": null, "Monitoring": null, "LAT": 47.9, "LONG": -123.5, "RKM": 39.2, "ELEVATION": 391.1, "DRAIN_AREA": 339.6, "SECTION": "Upper River", "HABITAT": "MS", "AUX_BANK": null, "AUX_RKM": null, "NAME": "Marys Falls Camp", "NOTES": null, "ALT_NAME": null}, {"SITE_NO": 79, "Temp_Alias": "LS01", "FOODWEB_SITE_ID": "EUTR03", "Monitoring": "X", "LAT": 47.86, "LONG": -123.5, "RKM": 42.0, "ELEVATION": 446.8, "DRAIN_AREA": 32.25, "SECTION": "Upper River", "HABITAT": "TR", "AUX_BANK": null, "AUX_RKM": null, "NAME": "Lost River", "NOTES": null, "ALT_NAME": null}, {"SITE_NO": 70, "Temp_Alias": "MS36", "FOODWEB_SITE_ID": "EUMS03", "Monitoring": "X", "LAT": 47.86, "LONG": -123.5, "RKM": 42.5, "ELEVATION": 445.5, "DRAIN_AREA": 281.3, "SECTION": "Upper River", "HABITAT": "MS", "AUX_BANK": null, "AUX_RKM": null, "NAME": "Upstream of confluence with Lost River", "NOTES": null, "ALT_NAME": null}, {"SITE_NO": 28, "Temp_Alias": "HA01", "FOODWEB_SITE_ID": "EUTR04", "Monitoring": "X", "LAT": 47.81, "LONG": -123.5, "RKM": 51.0, "ELEVATION": 524.9, "DRAIN_AREA": 48.25, "SECTION": "Upper River", "HABITAT": "TR", "AUX_BANK": null, "AUX_RKM": null, "NAME": "Hayes River", "NOTES": null, "ALT_NAME": null}, {"SITE_NO": 69, "Temp_Alias": "MS38", "FOODWEB_SITE_ID": "EUMS04", "Monitoring": "X", "LAT": 47.81, "LONG": -123.5, "RKM": 51.0, "ELEVATION": 511.9, "DRAIN_AREA": 137.4, "SECTION": "Upper River", "HABITAT": "MS", "AUX_BANK": null, "AUX_RKM": null, "NAME": "Upstream of confluence with Hayes River", "NOTES": null, "ALT_NAME": null}, {"SITE_NO": 75, "Temp_Alias": "FP28", "FOODWEB_SITE_ID": "EUSC04a", "Monitoring": null, "LAT": 47.83, "LONG": -123.5, "RKM": 51.0, "ELEVATION": 509.5, "DRAIN_AREA": 186.2, "SECTION": "Upper River", "HABITAT": "SC", "AUX_BANK": null, "AUX_RKM": null, "NAME": "Hayes Floodplain Channel", "NOTES": null, "ALT_NAME": null}, {"SITE_NO": 80, "Temp_Alias": "MS37", "FOODWEB_SITE_ID": "EUMS04a", "Monitoring": null, "LAT": 47.83, "LONG": -123.5, "RKM": 51.0, "ELEVATION": 509.5, "DRAIN_AREA": 186.2, "SECTION": "Upper River", "HABITAT": "MS", "AUX_BANK": null, "AUX_RKM": null, "NAME": "Elwha at Hayes", "NOTES": null, "ALT_NAME": null}, {"SITE_NO": 24, "Temp_Alias": "MS39", "FOODWEB_SITE_ID": "EUMS05a", "Monitoring": "X", "LAT": 47.76, "LONG": -123.5, "RKM": 58.0, "ELEVATION": 586.1, "DRAIN_AREA": 117.1, "SECTION": "Upper River", "HABITAT": "MS", "AUX_BANK": null, "AUX_RKM": null, "NAME": "Godkin Creek confluence", "NOTES": null, "ALT_NAME": "Camp Wilder"}, {"SITE_NO": 88, "Temp_Alias": "GO01", "FOODWEB_SITE_ID": "EUTR05", "Monitoring": "X", "LAT": 47.76, "LONG": -123.5, "RKM": 58.0, "ELEVATION": 598.7, "DRAIN_AREA": 46.73, "SECTION": "Upper River", "HABITAT": "TR", "AUX_BANK": null, "AUX_RKM": null, "NAME": "Godkin Creek", "NOTES": null, "ALT_NAME": null}, {"SITE_NO": 89, "Temp_Alias": "MS40", "FOODWEB_SITE_ID": null, "Monitoring": null, "LAT": 47.74, "LONG": -123.5, "RKM": 65.0, "ELEVATION": 666.5, "DRAIN_AREA": 21.0, "SECTION": "Upper River", "HABITAT": "MS", "AUX_BANK": null, "AUX_RKM": null, "NAME": "Chicago Camp", "NOTES": null, "ALT_NAME": null}], "data-5a3ea112d58c6cce270000fb4943f9e9": [{"Site": "MS02", "pct_na": 0.9879}, {"Site": "MS03", "pct_na": 0.9896}, {"Site": "MS04", "pct_na": 0.9266}, {"Site": "MS05", "pct_na": 0.8007}, {"Site": "MS06", "pct_na": 0.9883}, {"Site": "MS07", "pct_na": 0.979}, {"Site": "MS08", "pct_na": 0.961}, {"Site": "MS09", "pct_na": 0.939}, {"Site": "MS10", "pct_na": 0.9915}, {"Site": "MS11", "pct_na": 0.6984}, {"Site": "MS12", "pct_na": 0.9789}, {"Site": "MS13", "pct_na": 0.9885}, {"Site": "MS14", "pct_na": 0.9912}, {"Site": "MS15", "pct_na": 0.9896}, {"Site": "MS16", "pct_na": 0.9876}, {"Site": "MS16_5", "pct_na": 0.9733}, {"Site": "MS17", "pct_na": 0.968}, {"Site": "MS18", "pct_na": 0.9483}, {"Site": "MS19", "pct_na": 0.9749}, {"Site": "MS20", "pct_na": 0.8551}, {"Site": "MS21", "pct_na": 0.9015}, {"Site": "MS22", "pct_na": 0.8136}, {"Site": "MS23", "pct_na": 0.9512}, {"Site": "MS24", "pct_na": 0.9797}, {"Site": "MS25", "pct_na": 0.8351}, {"Site": "MS26", "pct_na": 0.7666}, {"Site": "MS27", "pct_na": 0.8634}, {"Site": "MS28", "pct_na": 0.9387}, {"Site": "MS29", "pct_na": 0.989}, {"Site": "MS30", "pct_na": 0.9911}, {"Site": "MS31", "pct_na": 0.9935}, {"Site": "MS32", "pct_na": 0.9865}, {"Site": "MS33", "pct_na": 0.9824}, {"Site": "MS34", "pct_na": 0.9435}, {"Site": "MS35", "pct_na": 0.9822}, {"Site": "MS36", "pct_na": 0.9045}, {"Site": "MS38", "pct_na": 0.9833}, {"Site": "MS39", "pct_na": 0.8635}, {"Site": "FP01", "pct_na": 0.9515}, {"Site": "FP02", "pct_na": 0.879}, {"Site": "FP03", "pct_na": 0.999}, {"Site": "FP04", "pct_na": 0.9328}, {"Site": "FP05", "pct_na": 0.9921}, {"Site": "FP06", "pct_na": 0.9761}, {"Site": "FP07", "pct_na": 0.9884}, {"Site": "FP08", "pct_na": 0.9877}, {"Site": "FP09", "pct_na": 0.8927}, {"Site": "FP10", "pct_na": 0.8482}, {"Site": "FP11", "pct_na": 0.8938}, {"Site": "FP12", "pct_na": 0.9877}, {"Site": "FP13", "pct_na": 0.9923}, {"Site": "FP14", "pct_na": 0.9334}, {"Site": "FP15", "pct_na": 0.9923}, {"Site": "FP16", "pct_na": 0.9398}, {"Site": "FP17", "pct_na": 0.9669}, {"Site": "FP18", "pct_na": 0.9797}, {"Site": "FP21", "pct_na": 0.9282}, {"Site": "FP22", "pct_na": 0.935}, {"Site": "FP23", "pct_na": 0.9918}, {"Site": "FP24", "pct_na": 0.9918}, {"Site": "FP25", "pct_na": 0.9918}, {"Site": "FP26", "pct_na": 0.9934}, {"Site": "FP28", "pct_na": 0.9551}, {"Site": "BO01", "pct_na": 0.8834}, {"Site": "GR01", "pct_na": 0.8472}, {"Site": "HA01", "pct_na": 0.9971}, {"Site": "HU01", "pct_na": 0.8995}, {"Site": "IC01", "pct_na": 0.879}, {"Site": "IC02", "pct_na": 0.6149}, {"Site": "IC09", "pct_na": 0.8178}, {"Site": "IC11", "pct_na": 0.9641}, {"Site": "IC12", "pct_na": 0.9427}, {"Site": "IC19", "pct_na": 0.8397}, {"Site": "ID01", "pct_na": 0.9455}, {"Site": "LL01", "pct_na": 0.9554}, {"Site": "LO01", "pct_na": 0.9054}, {"Site": "LR02", "pct_na": 0.4769}, {"Site": "LR11", "pct_na": 0.8447}, {"Site": "LR14", "pct_na": 0.9455}, {"Site": "LR22", "pct_na": 0.9421}, {"Site": "MA01", "pct_na": 0.8623}, {"Site": "MS16-5", "pct_na": 0.383}, {"Site": "LS01", "pct_na": 0.2469}, {"Site": "ES03", "pct_na": 0.781}, {"Site": "MS00", "pct_na": 0.0}, {"Site": "MS01", "pct_na": 0.0}, {"Site": "ES01", "pct_na": 0.0}, {"Site": "ES02", "pct_na": 0.0}]}}
